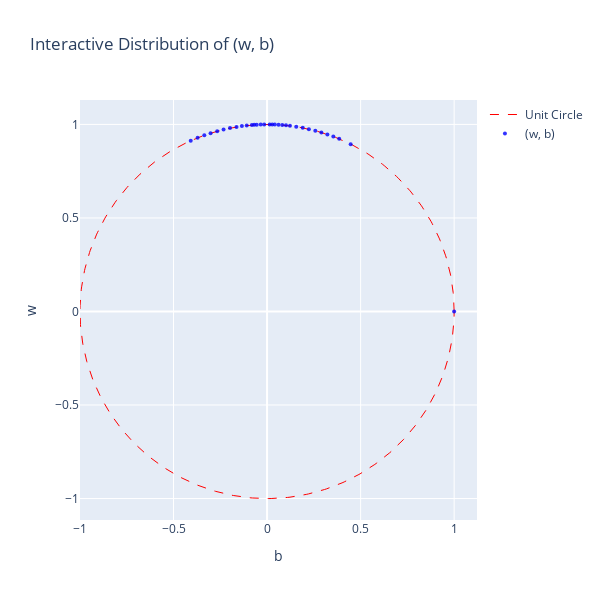
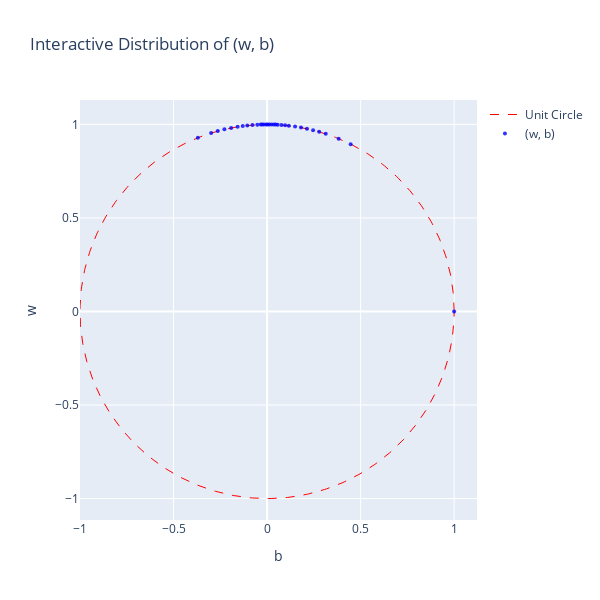
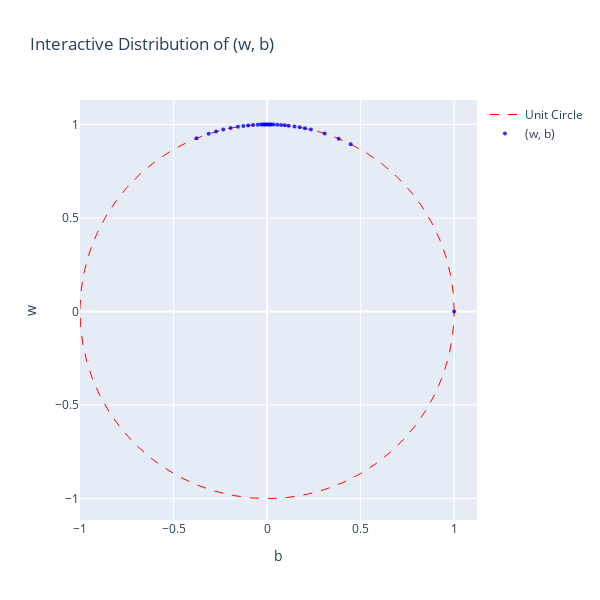

Notebook cell for these charts, in order:
### Code cell
def make_target(alpha):
    return lambda x: torch.atan(alpha * x)

alphas = [20, 50, 100]

for alpha in alphas:
    function_name = f"arctan1d_alpha{alpha}"
    target = make_target(alpha) 
    for N in [2**11]:  # Can add more dictionary sizes here
        exponent = 5
        num_epochs = 2**exponent

        relu_k = 1
        my_model = model(input_size=1, hidden_size1=num_epochs, num_classes=1, k=relu_k)
        filename = f"model_cpu_OGA_1D_{function_name}_neuron_{num_epochs}_N_{N}_randomized.pt"
        my_model.load_state_dict(torch.load(filename))

        
        plot_solution_adaptive(-1/2, 1/2, my_model, target, name=f"$\\epsilon = {1/alpha}$")
        plot_parameters_on_circle_interactive(my_model)

### Figure 1 — Plotly figure (JSON) as saved in the notebook; plotly's stock layout.template omitted (floating-point values rounded to 4 significant figures; data arrays with more than 128 entries replaced by an {"elided": "..."} marker saying what was removed)
{"data": [{"line": {"color": "red", "dash": "dash", "width": 1}, "mode": "lines", "name": "Unit Circle", "type": "scatter", "x": {"elided": "500 float values"}, "y": {"elided": "500 float values"}}, {"marker": {"color": "blue", "opacity": 0.8, "size": 4}, "mode": "markers", "name": "(w, b)", "type": "scatter", "x": [0.3855, 1, -0.1634, 0.1224, -0.0552, 0.04141, 0.2578, -0.302, -0.01534, -0.1087, 0.4469, 0.08121, 0.1906, -0.2326, 0.01381, 0.3224, -0.3713, -0.03374, -0.08121, 0.1558, 0.06132, -0.1346, -0.1981, 0.2236, 0.1011, 0.02761, -0.2667, 0.2903, -0.3354, -0.408, 0.3542, -0.06897], "y": [0.9227, 6.123e-17, 0.9866, 0.9925, 0.9985, 0.9991, 0.9662, 0.9533, 0.9999, 0.9941, 0.8946, 0.9967, 0.9817, 0.9726, 0.9999, 0.9466, 0.9285, 0.9994, 0.9967, 0.9878, 0.9981, 0.9909, 0.9802, 0.9747, 0.9949, 0.9996, 0.9638, 0.9569, 0.9421, 0.913, 0.9352, 0.9976]}], "layout": {"height": 600, "showlegend": true, "title": {"text": "Interactive Distribution of (w, b)"}, "width": 600, "xaxis": {"scaleanchor": "y", "scaleratio": 1, "title": {"text": "b"}}, "yaxis": {"scaleanchor": "x", "scaleratio": 1, "title": {"text": "w"}}}}

### Figure 2 — Plotly figure (JSON) as saved in the notebook; plotly's stock layout.template omitted (floating-point values rounded to 4 significant figures; data arrays with more than 128 entries replaced by an {"elided": "..."} marker saying what was removed)
{"data": [{"line": {"color": "red", "dash": "dash", "width": 1}, "mode": "lines", "name": "Unit Circle", "type": "scatter", "x": {"elided": "500 float values"}, "y": {"elided": "500 float values"}}, {"marker": {"color": "blue", "opacity": 0.8, "size": 4}, "mode": "markers", "name": "(w, b)", "type": "scatter", "x": [0.3827, 1, -0.1573, 0.1163, -0.05213, 0.03681, -0.01687, 0.246, -0.2991, 0.01227, -0.1056, 0.07662, 0.1815, -0.2281, 0.4469, -0.03374, 0.3137, -0.07815, -0.3699, -0.004602, 0.02454, 0.05673, 0.1498, -0.13, -0.1921, 0.09649, 0.2131, 0.003068, -0.2638, -0.02607, 0.2785, 0.046], "y": [0.9239, 6.123e-17, 0.9875, 0.9932, 0.9986, 0.9993, 0.9999, 0.9693, 0.9542, 0.9999, 0.9944, 0.9971, 0.9834, 0.9736, 0.8946, 0.9994, 0.9495, 0.9969, 0.9291, 1.0, 0.9997, 0.9984, 0.9887, 0.9915, 0.9814, 0.9953, 0.977, 1.0, 0.9646, 0.9997, 0.9604, 0.9989]}], "layout": {"height": 600, "showlegend": true, "title": {"text": "Interactive Distribution of (w, b)"}, "width": 600, "xaxis": {"scaleanchor": "y", "scaleratio": 1, "title": {"text": "b"}}, "yaxis": {"scaleanchor": "x", "scaleratio": 1, "title": {"text": "w"}}}}

### Figure 3 — Plotly figure (JSON) as saved in the notebook; plotly's stock layout.template omitted (floating-point values rounded to 4 significant figures; data arrays with more than 128 entries replaced by an {"elided": "..."} marker saying what was removed)
{"data": [{"line": {"color": "red", "dash": "dash", "width": 1}, "mode": "lines", "name": "Unit Circle", "type": "scatter", "x": {"elided": "500 float values"}, "y": {"elided": "500 float values"}}, {"marker": {"color": "blue", "opacity": 0.8, "size": 4}, "mode": "markers", "name": "(w, b)", "type": "scatter", "x": [0.3827, 1, -0.1558, 0.1148, -0.0506, 0.03527, -0.01687, 0.234, 0.01074, -0.3122, -0.1011, -0.004602, 0.07509, -0.234, 0.174, 0.4469, -0.03374, 0.3078, 0.02301, -0.07509, 0.0552, 0.003068, -0.377, -0.01074, -0.127, -0.1951, -0.02454, 0.1467, 0.09496, -0.2726, 0.01687, 0.2026], "y": [0.9239, 6.123e-17, 0.9878, 0.9934, 0.9987, 0.9994, 0.9999, 0.9722, 0.9999, 0.95, 0.9949, 1.0, 0.9972, 0.9722, 0.9847, 0.8946, 0.9994, 0.9514, 0.9997, 0.9972, 0.9985, 1.0, 0.9262, 0.9999, 0.9919, 0.9808, 0.9997, 0.9892, 0.9955, 0.9621, 0.9999, 0.9793]}], "layout": {"height": 600, "showlegend": true, "title": {"text": "Interactive Distribution of (w, b)"}, "width": 600, "xaxis": {"scaleanchor": "y", "scaleratio": 1, "title": {"text": "b"}}, "yaxis": {"scaleanchor": "x", "scaleratio": 1, "title": {"text": "w"}}}}
